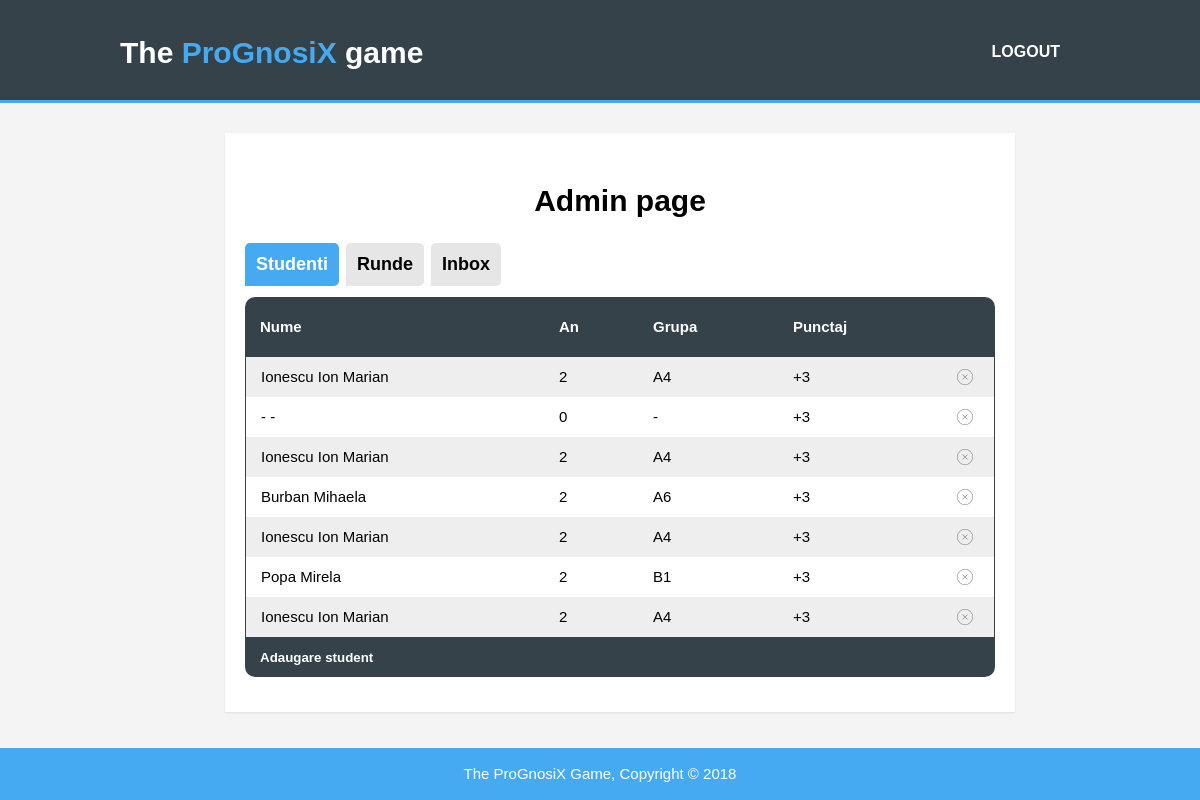
The app's page /admin.php with its own data.
### tables this page shows
CREATE TABLE `prognoze` (
  `id_prognoza` int(11) NOT NULL AUTO_INCREMENT,
  `id_runda` int(11) NOT NULL,
  `id_student` int(11) NOT NULL,
  `prognoza_student` double NOT NULL,
  `data_prognoza` datetime NOT NULL,
  PRIMARY KEY (`id_prognoza`)
);

CREATE TABLE `accounts` (
  `id` int(11) NOT NULL AUTO_INCREMENT,
  `email` varchar(100) NOT NULL,
  `parola` varchar(100) NOT NULL,
  `nume` varchar(100) NOT NULL,
  `prenume` varchar(100) NOT NULL,
  `an` int(11) NOT NULL,
  `semestru` int(11) NOT NULL,
  `grupa` varchar(35) NOT NULL,
  `admin` tinyint(4) NOT NULL,
  PRIMARY KEY (`id`)
);

### admin.php (the view, shortened to what this page needs)
<!DOCTYPE html>
<?php
require 'db.php';
?>
<html>
  <head>
    <link rel="stylesheet" href="./css/style.css">
  </head>
  <body>
    <header>
      <div class="container">
        <div id="branding">
          <h1>The <span class="highlight">ProGnosiX</span> game</h1>
        </div>
        <nav>
          <ul>
            <li><a href="logout.php">LOGOUT</a></li>
          </ul>
        </nav>
      </div>
    </header>
    <div id="w">
      <div id="content" class="clearfix">
        <h1>Admin page</h1>
        <nav id="profiletabs">
          <ul id = "admlist">
            <li><a href="#users"  id="adm0" class="sel" >Studenti</a></li>
            <li><a href="#rounds" id="adm1" >Runde</a></li>
            <li><a href="#inbox"  id="adm2" >Inbox</a></li>
          </ul>
        </nav>
        <section id="users">
          <div style="overflow-x:auto;">
            <table class="adminTable">
              <tr>
                <th>Nume</th>
                <th>An</th>
                <th>Grupa</th>
                <th>Punctaj</th>
                <th></th>
              </tr>
              <?php
              $results = $mysqli->query("SELECT * FROM prognoze") or die($mysqli->error());
               while ($row = $results->fetch_assoc()) {
                 $id = $row["id_student"];
                 $users = $mysqli->query("SELECT * FROM accounts where id = '$id'");
                 $user = $users->fetch_assoc();
                echo "<tr\><td>".$user["nume"]." ".$user["prenume"]."</td><td>".$user["an"]."</td><td>".$user["grupa"]."</td><td>+3</td><td></td></tr>";
              }
              ?>
            </table>
            <button type="button" class="addUserBtn" onclick="addUser()">Adaugare student</button>
          </div>
        </section>
      </div>
    </div>
    <footer>
      <p>The ProGnosiX Game, Copyright &copy; 2018</p>
    </footer>
  </body>
</html>

### css/style.css (style rules this page uses)
body { font: 15px/1.5 Arial, Helvetica, sans-serif; padding:0; margin:0; background-color:#f4f4f4; }
.container { width:80%; margin:auto; overflow:hidden; }
ul { margin:0; padding:0; }
header { background:#35424a; color:#ffffff; padding-top:30px; min-height:70px; border-bottom:#45aaf2 3px solid; }
header a { color:#ffffff; text-decoration:none; text-transform: uppercase; font-size:16px; }
header li { float:left; display:inline; padding: 0 20px 0 20px; }
header #branding { float:left; }
header #branding h1 { margin:0; }
header nav { float:right; margin-top:10px; font-weight: bold; }
header .highlight, header .current a { color:#45aaf2; font-weight:bold; }
footer { padding:0px; margin-top:20px; color:#ffffff; background-color:#45aaf2; text-align: center; position: fixed; bottom:0; left:0; right:0; }
a { color: black; text-decoration: none; }
#w { display: block; width: 750px; margin: 0 auto; padding-top: 30px; padding-bottom: 45px; }
#content { display: block; width: 100%; background: #fff; padding: 25px 20px; padding-bottom: 35px; -webkit-box-shadow: rgba(0, 0, 0, 0.1) 0px 1px 2px 0px; -moz-box-shadow: rgba(0, 0, 0, 0.1) 0px 1px 2px 0px; box-shadow: rgba(0, 0, 0, 0.1) 0px 1px 2px 0px; }
#content h1 { text-align:center; }
#profiletabs { display: block; margin-bottom: 4px; height: 50px; }
#profiletabs ul { list-style: none; display: block; width: 100%; height: 50px; position: relative; }
#profiletabs ul li { float: left; position: relative; }
#profiletabs ul li a { display: block; float: left; padding: 8px 11px; font-size: 1.2em; font-weight: bold; background: #e6e6e6; color: black; margin-right: 7px; border: none; -webkit-border-radius: 5px; -webkit-border-bottom-left-radius: 0; -moz-border-radius: 5px; -moz-border-radius-bottomleft: 0; border-radius: 5px; border-bottom-left-radius: 0; }
#profiletabs ul li a.sel { background: #45aaf2; color: white; border-color: #d1cdb5; }
.clearfix:after { content: "."; display: block; clear: both; visibility: hidden; line-height: 0; height: 0; }
.clearfix { display: inline-block; }
.adminTable { width:100%; border-spacing: 0px; border-collapse: separate; }
.adminTable th { height: 30px; }
.adminTable th:first-of-type { border-top-left-radius: 10px; }
.adminTable th:last-of-type { border-top-right-radius: 10px; }
.adminTable th, .adminTable td { padding: 15px; text-align: left; }
.adminTable tr { line-height: 10px; }
.adminTable tr:nth-child(odd) { background-color: #fff; }
.adminTable th { background-color: #35424a; color: white; }
.adminTable tr > td:first-of-type { border-left: 1px solid #35424a; }
.adminTable tr > td:last-of-type { background:url(../img/delete.png) no-repeat; background-position: center; border-right: 1px solid #35424a; }
.addUserBtn { width:100%; height: 40px; border-bottom-left-radius: 10px; border-bottom-right-radius: 10px; border: none; background-color: #35424a; color: #fff; text-align: left; padding-left: 15px; font-weight: bold; outline: 0; }

### records on screen
prognoze: accounts.nume "Ionescu", accounts.prenume "Ion Marian", accounts.an "2", accounts.grupa "A4"
prognoze: accounts.nume "-", accounts.prenume "-", accounts.an "0", accounts.grupa "-"
prognoze: accounts.nume "Ionescu", accounts.prenume "Ion Marian", accounts.an "2", accounts.grupa "A4"
prognoze: accounts.nume "Burban", accounts.prenume "Mihaela", accounts.an "2", accounts.grupa "A6"
prognoze: accounts.nume "Ionescu", accounts.prenume "Ion Marian", accounts.an "2", accounts.grupa "A4"
prognoze: accounts.nume "Popa", accounts.prenume "Mirela", accounts.an "2", accounts.grupa "B1"
prognoze: accounts.nume "Ionescu", accounts.prenume "Ion Marian", accounts.an "2", accounts.grupa "A4"
